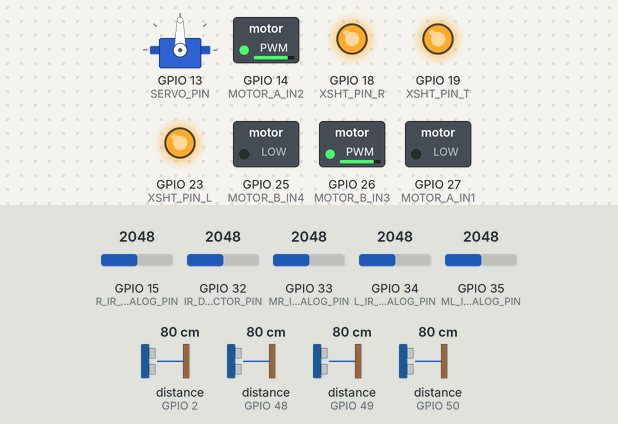
A sketch run on a simulated ESP32. Shown: servo, switched loads named in the sketch (green lamp = pin HIGH), output pins drawn as LEDs (lit = HIGH). Wiring (inferred from the names in the program): ultrasonic range finder: trigger GPIO 4; echo GPIO 2. The inputs (shaded band) are chosen by the test bench; at power-on: distance to the obstacle (sensors on GPIO 2, GPIO 48, GPIO 49, GPIO 50) 80 cm, GPIO 32 (IR_DETECTOR_PIN) = 2048, GPIO 15 (R_IR_ANALOG_PIN) = 2048, GPIO 33 (MR_IR_ANALOG_PIN) = 2048, GPIO 34 (L_IR_ANALOG_PIN) = 2048, GPIO 35 (ML_IR_ANALOG_PIN) = 2048. The echo pulse lasts 58.3 µs per cm; pins used as bus, display or sensor lines are not drawn; what the sketch prints to the serial monitor is not drawn.

Above: at 8.18 s.
8.4 s: distance to the obstacle (sensor on GPIO 2) set to 30 cm
11.4 s: distance to the obstacle (sensor on GPIO 2) set to 24 cm
At 12.4 s:
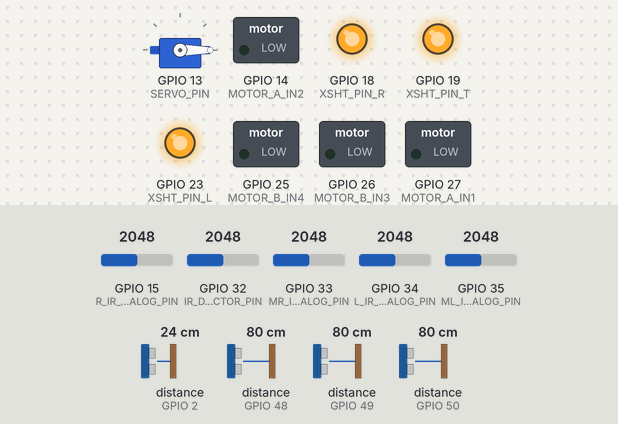
14.4 s: GPIO 32 (IR_DETECTOR_PIN) set to 1956
At 16.5 s:
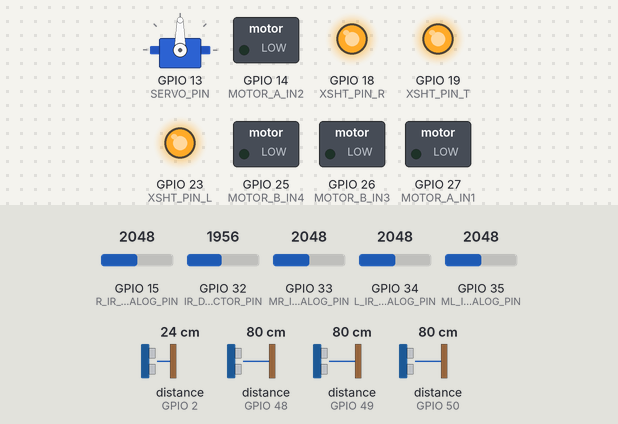
16.8 s: GPIO 32 (IR_DETECTOR_PIN) set to 2040
At 18.8 s:
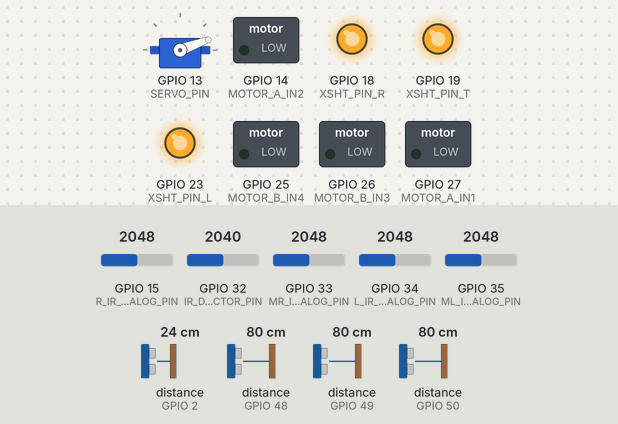
19.2 s: distance to the obstacle (sensor on GPIO 2) set to 27 cm
At 21.48 s:
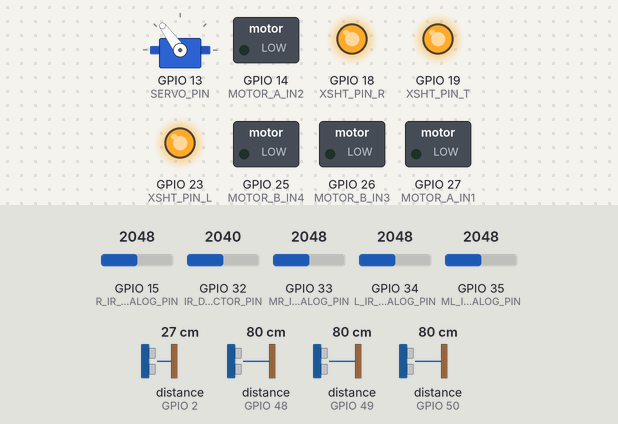
22.2 s: distance to the obstacle (sensor on GPIO 48) set to 2 cm
At 24.8 s:
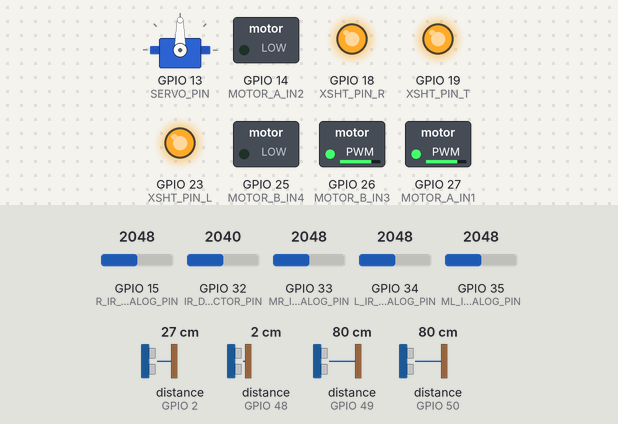
Timing chart, 0 to 38.2 s (numbered marks = the images above; inputs shaded):
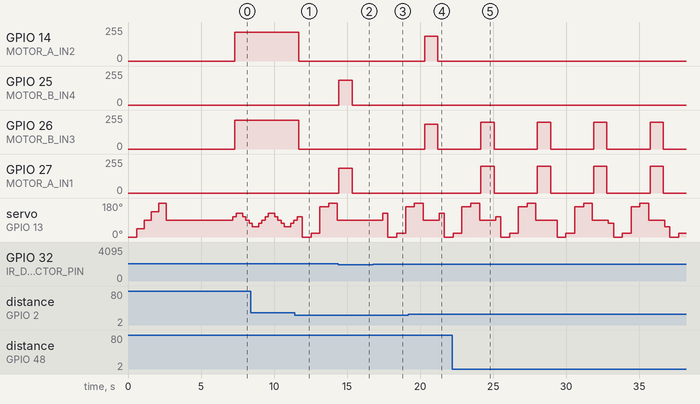

Measured:
- the behaviour switches between 28 and 27 cm on distance to the obstacle (sensor on GPIO 2) (found by bisection; images 0 and 1)
- the behaviour switches between 2000 and 1999 on GPIO 32 (IR_DETECTOR_PIN) (found by bisection; images 1 and 2)
- the behaviour switches between 24 and 25 cm on distance to the obstacle (sensor on GPIO 2) (found by bisection; images 3 and 4)
- after the input at 11.4 s, GPIO 14 (MOTOR_A_IN2), GPIO 26 (MOTOR_B_IN3): 214/255 → 0/255 after 0.28 s
- after the input at 14.4 s, servo on GPIO 13 (SERVO_PIN): stays 90° (without the input it goes to 126° after 1.0 s)
- after the input at 16.8 s, servo on GPIO 13 (SERVO_PIN): 90° → 126° after 0.65 s, → 0° 0.35 s later, → 20° 0.60 s later, → 160° 0.60 s later
- after the input at 19.2 s, GPIO 14 (MOTOR_A_IN2), GPIO 26 (MOTOR_B_IN3): 0/255 → 186/255 after 1.1 s, → 0/255 0.90 s later; GPIO 25 (MOTOR_B_IN4), GPIO 27 (MOTOR_A_IN1): stays 0/255 (without the input it goes to 186/255 after 1.1 s)
- after the input at 22.2 s, GPIO 25 (MOTOR_B_IN4): stops changing and stays 0/255; GPIO 26 (MOTOR_B_IN3): alternates 199/255 for 0.90 s and 0/255 for 3.0 s, starting after 2.0 s

The sketch:

avoid_update.ino
```cpp
/* ***********************************************************
 * LIBRARIES
 *************************************************************/
#include <Wire.h> // for vl530l0x
#include "Adafruit_VL53L0X.h" // for vl530l0x
#include <ESP32Servo.h> // for the servo
#include <IRremote.hpp> // IR detection

/* ***********************************************************
 * ESP32 PINS USED
 *************************************************************/
/* vl530l0x xshut pins - 3.3V */
#define XSHT_PIN_L  23
#define XSHT_PIN_R  18
#define XSHT_PIN_T  19
//#define SDA 21 // BLUE  / ORANGE
//#define SCL 22 // GREEN / YELLOW
/* ultrasonic's pins - 5V */
#define TRIG_PIN    4 // yellow
#define ECHO_PIN    2 // green

/* servo pin - 5V*/
#define SERVO_PIN   13
/* DRV8833 motor input/control pins */
#define MOTOR_A_IN1 27 // AIN1
#define MOTOR_A_IN2 14 // AIN2
#define MOTOR_B_IN3 26 // BIN1
#define MOTOR_B_IN4 25 // BIN2
/*IR obstacle detector pins - 3.3V*/
#define L_IR_ANALOG_PIN 34
#define R_IR_ANALOG_PIN 15
#define MR_IR_ANALOG_PIN 33
#define ML_IR_ANALOG_PIN 35
/*IR Light Detector - 3.3V*/
#define IR_DETECTOR_PIN 32

/* ***********************************************************
 * MOTOR VARIABLES
 *************************************************************/
// PWM properties: channels 0-7 = high speed, 8-15 = low speed
const int PWM_RES =   8;
const int PWM_FREQ =  20000;
const int PWM_CH_A1 = 12;
const int PWM_CH_A2 = 13;
const int PWM_CH_B1 = 14;
const int PWM_CH_B2 = 15;

// speed, turn, and stop
const unsigned long STOP_TIME = 250;
const unsigned long POST_TURN_STOP_TIME = 100;
const int TURN_TIME = 900;
const int TURN_90DEG_TIME = 800;
const int SPEED_MAX = 215; // line following turns
const int SPEED_MIN = 187; // 180 isnt enough for A/L. 185 has some issues
int speed_now = SPEED_MIN; //

/* ***********************************************************
 * VL53L0X related variables
 *************************************************************/
// addresses
#define TOF_L_ADDRESS 0x30
#define TOF_R_ADDRESS 0x31
#define TOF_T_ADDRESS 0x32

// objects for the vl53l0x
Adafruit_VL53L0X left_TOF;
Adafruit_VL53L0X right_TOF;
Adafruit_VL53L0X top_TOF;

/* ***********************************************************
 * Object and Turn Variables
 *************************************************************/
int min_obs = 0;
const int OBSTACLE_DISTANCE = 275; // apply both for TOF and ultrasonic
enum ObjectState {
  OBJECT_MONITORING,
  OBJECT_TURNING,
};
ObjectState objectState = OBJECT_MONITORING;
unsigned long objectStateStartedAt;

// servo related
Servo servo;
int pos = 90; // 0-180, start at 90deg aka forwards
bool isCW = true; // to control sweeo direction
const int POS_INC = 18; // the dif between each stopped position
const int POS_ANG = 36; // +/- from 90deg
const int POS_INTERVAL = 70; //20ms is the fastest the servo can go
// 10, 40, 40 was previous values
unsigned long servoPrevMillis = 0; // used to time sweep increments

/* ***********************************************************
 * LINE FOLLOWING VARIABLES
 *************************************************************/
const int LEFT_LINE_THRESHOLD   = 300; // high 200 -> 1100s
const int MIDDLE_L_LINE_THRESHOLD = 300; // low 300s -> 3700s
const int MIDDLE_R_LINE_THRESHOLD = 500; // low 300s -> 3700s
const int RIGHT_LINE_THRESHOLD  = 1000; // high 200 -> 800s


int L_lineAnalog, R_lineAnalog, MR_lineAnalog, ML_lineAnalog;
bool lineAlreadyFound = false;
bool leftOnLine = false;
bool rightOnLine = false;
bool middleRightOnLine = false;
bool middleLeftOnLine = false;


unsigned long linePrevMillis = 0;
const int LINE_INTERVAL = 1000;

bool isLightOn = false;
unsigned long lightLastOnMillis = 0;

/* ***********************************************************
* SETUP functions
*************************************************************/
void setup_motors(){
  // Set all the motor control pins to outputs
  pinMode(MOTOR_A_IN1, OUTPUT);
  pinMode(MOTOR_A_IN2, OUTPUT);
  pinMode(MOTOR_B_IN3, OUTPUT);
  pinMode(MOTOR_B_IN4, OUTPUT);

  // Configure PWM for motor speed control using new API
  //bool ledcAttachChannel(uint8_t pin, uint32_t freq, uint8_t resolution, int8_t channel);
  ledcAttachChannel(MOTOR_A_IN1, PWM_FREQ, PWM_RES, PWM_CH_A1);
  ledcAttachChannel(MOTOR_A_IN2, PWM_FREQ, PWM_RES, PWM_CH_A2);
  ledcAttachChannel(MOTOR_B_IN3, PWM_FREQ, PWM_RES, PWM_CH_B1);
  ledcAttachChannel(MOTOR_B_IN4, PWM_FREQ, PWM_RES, PWM_CH_B2);

  // Turn off motors - Initial state
  motorA(0);
  motorB(0);

  Serial.println("! --- Both motors are set up! ---");
}

void setup_obsAvoidance(){
  // configure the trigger pin to output mode
  pinMode(TRIG_PIN, OUTPUT);
  // configure the echo pin to input mode
  pinMode(ECHO_PIN, INPUT);

  // set servo input pin
  servo.attach(SERVO_PIN);
  //build up the capacitors a bit first
  for(int angle = 0; angle <=180; angle+=45){
    servo.write(angle); delay(500);
  }
  // set it to face forward/centre/90deg
  servo.write(pos); delay(500);
  Serial.print(F("Pin is at ")); Serial.println(pos);

  Serial.println("! --- Obstacle Avoidance sensors are set up! ---");
}

void setup_tof(){
  // configure xshut pins
  pinMode(XSHT_PIN_L, OUTPUT);
  pinMode(XSHT_PIN_R, OUTPUT);
  pinMode(XSHT_PIN_T, OUTPUT);

  // set xshuts low to indicate address rewrite
  Serial.println(F("Shutdown pins initiated..."));
  digitalWrite(XSHT_PIN_L, LOW);
  digitalWrite(XSHT_PIN_R, LOW);
  digitalWrite(XSHT_PIN_T, LOW);
  Serial.println(F("Both in reset mode...(pins are low)"));

  // all reset
  digitalWrite(XSHT_PIN_L, LOW);
  digitalWrite(XSHT_PIN_R, LOW);
  digitalWrite(XSHT_PIN_T, LOW);
  delay(10);

  // activating LEFT
  digitalWrite(XSHT_PIN_L, HIGH);
  delay(10);
  while(!left_TOF.begin(TOF_L_ADDRESS)) {
    Serial.print(F("xx Failed to boot LEFT VL53L0X... "));
  }
  Serial.println(" ");
  Serial.println(F(" -- Booted LEFT VL53L0X successfully!"));
  delay(10);

  // activating TOP
  digitalWrite(XSHT_PIN_T, HIGH);
  delay(10);
  while(!top_TOF.begin(TOF_T_ADDRESS)) {
    Serial.println(F("xx Failed to boot OBSTACLE VL53L0X"));
  }
  Serial.println(" ");
  Serial.println(F(" -- Booted TOP VL53L0X successfully!"));
  delay(10);

  // activating RIGHT
  digitalWrite(XSHT_PIN_R, HIGH);
  delay(10);
  while(!right_TOF.begin(TOF_R_ADDRESS)) {
    Serial.println(F("xx Failed to boot RIGHT VL53L0X"));
  }
  Serial.println(" ");
  Serial.println(F(" -- Booted RIGHT VL53L0X successfully! "));
  delay(10);

  // start continuous ranging
  left_TOF.startRangeContinuous();
  right_TOF.startRangeContinuous();
  top_TOF.startRangeContinuous();

  Serial.println(" ! --- All 3 VL53L0X sensors are connected! ---");
}

void setup_lineIR(){
  analogSetPinAttenuation(L_IR_ANALOG_PIN, ADC_11db);
  analogSetPinAttenuation(R_IR_ANALOG_PIN, ADC_11db);
  analogSetPinAttenuation(MR_IR_ANALOG_PIN, ADC_11db);
  analogSetPinAttenuation(ML_IR_ANALOG_PIN, ADC_11db);

  //try IR receiver module
  //IrReceiver.begin(IR_DETECTOR_PIN , ENABLE_LED_FEEDBACK);
  //pinMode(IR_DETECTOR_PIN, INPUT);
  analogSetPinAttenuation(IR_DETECTOR_PIN, ADC_11db);

  Serial.println(" ! --- Line IR sensors AND receiver are set up! ---");
}


/*==============================================================================================*/
void setup() {
  Serial.begin(115200);
  Serial.println("----- Starting Edge Detection RC !!! ----------------");
  delay(100); // allow me to switch to serial monitor

  setup_motors();
  setup_lineIR();
  setup_obsAvoidance();// pos=90
  setup_tof();

  Serial.println(" ! --- Wait 4 seconds...   -----------------------");
  delay(4000); // let me react
}
/*==============================================================================================*/

void loop(){
  // needed for turn timing
  unsigned long now = millis();

  // handle any obstacle dodging first ========================================================
  if (objectState == OBJECT_TURNING) {
    // if its within the turning time
    if (now - objectStateStartedAt <= TURN_TIME) {
      Serial.print(F(" ^ currently turning!"));
      return;
    }
    else{
      stop(); delay(POST_TURN_STOP_TIME);
      Serial.println(" ^ Stopped turning!");
      objectState = OBJECT_MONITORING;
      objectStateStartedAt = now;
      return;
    }
  }//

  // when the IR light is detected on the left, stop until it is off
  /*
  if(IrReceiver.decode()) {
    stop(); delay(10);

    do{
      Serial.print("!!!!IR signal detected");
      IrReceiver.resume();
      delay(100);
    } while(IrReceiver.decode());

    delay(300);
  }*/

  int IR_light = analogRead(IR_DETECTOR_PIN);
  Serial.print("IR: "); Serial.print(IR_light);

  if(IR_light < 2000 || isLightOn){
    //isLightOn = true;
    delay(1000);
    //lightLastOnMillis = now;
    Serial.print(" | LIGHT : ");
    Serial.print(analogRead(IR_DETECTOR_PIN));
    return;
  }

  // check for obstacles by obstaining the min distance of all ===============================
  // sweep servo and ODA
  // - move servo once it is greater, and reset time
  if (now - servoPrevMillis >= POS_INTERVAL) {
    servoPrevMillis = now;

    if(pos < (90+POS_ANG) && isCW){
      pos += POS_INC;
    } else if (pos == (90+POS_ANG) && isCW){
      isCW = false;
      //pos += POS_INC;
    } else if(pos > (90-POS_ANG) && !isCW){
      pos -= POS_INC;
    } else if(pos == (90-POS_ANG) && !isCW){
      isCW = true;
      //pos -= POS_INC;
    }
    servo.write(pos);
    //Serial.print("pos: "); Serial.print(pos);
  }
  //get the distance, regardless if the servo moved or not
  min_obs = checkObstacles();

  // movement logic tree ========================================================================
  if ( min_obs > OBSTACLE_DISTANCE ) {
    // if nothing blocking, move forward
    moveForward(speed_now);
    objectState = OBJECT_MONITORING;

    //check and do line following logic as well -------------------------------------------------
    L_lineAnalog  = analogRead(L_IR_ANALOG_PIN);
    R_lineAnalog = analogRead(R_IR_ANALOG_PIN);
    MR_lineAnalog = analogRead(MR_IR_ANALOG_PIN);
    ML_lineAnalog = analogRead(ML_IR_ANALOG_PIN);

    leftOnLine = isOnLine(L_lineAnalog, LEFT_LINE_THRESHOLD);
    rightOnLine = isOnLine(R_lineAnalog, RIGHT_LINE_THRESHOLD);
    middleRightOnLine = isOnLine(MR_lineAnalog, MIDDLE_R_LINE_THRESHOLD);
    middleLeftOnLine = isOnLine(ML_lineAnalog, MIDDLE_L_LINE_THRESHOLD);

    Serial.print(" ||| L IR: "); Serial.print(L_lineAnalog);
    Serial.print(" | ML IR: "); Serial.print(ML_lineAnalog);
    Serial.print(" | MR IR: "); Serial.print(MR_lineAnalog);
    Serial.print(" | R IR: "); Serial.print(R_lineAnalog);

    Serial.print("   ||   L line on?: "); Serial.print(leftOnLine);
    Serial.print(" | ML line on?: "); Serial.print(middleLeftOnLine);
    Serial.print(" | MR line on?: "); Serial.print(middleRightOnLine);
    Serial.print(" | R line on?: "); Serial.println(rightOnLine);

    // very left
    if(leftOnLine && !middleLeftOnLine && !middleRightOnLine && !rightOnLine){//1000
      turnLeftOnSpot(SPEED_MIN+8); //delay(50);
      //Serial.println("On the line - going left");
    }
    //little left
    else if(!leftOnLine && middleLeftOnLine && !middleRightOnLine && !rightOnLine ) {//0100
      turnLeftOnSpot(SPEED_MIN); //delay(50);
      //Serial.println("On the line -  going right");
    }
    // little right
    else if(!leftOnLine && !middleLeftOnLine && middleRightOnLine && !rightOnLine){//0010
      turnRightOnSpot(SPEED_MIN); //elay(150);
      //Serial.println("On the line - going left");
      //lineAlreadyFound = true;
    }
    // very right
    else if(!leftOnLine && !middleLeftOnLine && !middleRightOnLine && rightOnLine) {//0001
      turnRightOnSpot(SPEED_MIN+8); //delay(150);
    }
    // sharp turns
    else if(leftOnLine && middleLeftOnLine && !middleRightOnLine && !rightOnLine ){//1100
      turnLeftOnSpot(SPEED_MAX); //delay(100);
    }
    else if(!leftOnLine && !middleLeftOnLine && middleRightOnLine && rightOnLine){
      turnRightOnSpot(SPEED_MAX); //delay(100);
    }
    // super sharp tunrs
    else if(leftOnLine && middleLeftOnLine && middleRightOnLine ){//1100
      turnLeftOnSpot(SPEED_MAX); delay(110);
    }
    else if(middleLeftOnLine && middleRightOnLine && rightOnLine){
      turnRightOnSpot(SPEED_MAX); delay(110);
    }
    // WEIRD sharp tunrs
    else if(leftOnLine && middleRightOnLine){//1100
      turnLeftOnSpot(SPEED_MAX); delay(150);
    }
    else if(middleLeftOnLine && rightOnLine){
      turnRightOnSpot(SPEED_MAX); delay(150);
    }
  }// END NO OBSTACLE / LINE IF SIDE
  // obstacle detected, handle it over anything else
  else{
    stop(); delay(STOP_TIME);
    Serial.print(" ! STOP ! : ");

    // change states
    objectState = OBJECT_TURNING;
    lineAlreadyFound = false;

    //  look right and left for all turns
    float distanceR = checkRight();//1000
    //servo.write(90); delay(500); // in between to reduce s
    float distanceL = checkLeft();//1000
    servo.write(90); delay(100); // in between to reduce s

    // record the state change time now
    objectStateStartedAt = millis();//now + 2000 + 100; // now doesnt update. have to manually add

    Serial.print("OBJECT found at: "); Serial.println(pos);
    //Serial.print(" | left: "); Serial.print(distanceL);
    //Serial.print(" | right: "); Serial.println(distanceR);

    if (distanceR >= distanceL && distanceR > OBSTACLE_DISTANCE*0.7)
      turnRightOnSpot(SPEED_MIN);
    else if (distanceL >= distanceR && distanceL > OBSTACLE_DISTANCE*0.7)
      turnLeftOnSpot(SPEED_MIN);
    else
      moveBackwards(SPEED_MIN+13);

  }// END MOVEMENT LOGIC TREE

}


/*========================================= HELPERS ========================================*/

/* ***********************************************************
 * LINE FOLLOWING FUNCTIONS
 *************************************************************/
bool isOnLine(int value, int threshold) {
  if (value >= threshold)
    return true;
  else
    return false;
}

void getLineIR(){
  L_lineAnalog = analogRead(L_IR_ANALOG_PIN);
  Serial.print("L IR analog value: ");  Serial.print(L_lineAnalog);

  R_lineAnalog = analogRead(R_IR_ANALOG_PIN);
  Serial.print(" | R IR analog value: ");  Serial.print(R_lineAnalog);

  MR_lineAnalog = analogRead(MR_IR_ANALOG_PIN);
  Serial.print(" | M IR analog value: ");  Serial.println(MR_lineAnalog);
}


/* ***********************************************************
 * OBSTACLE AVOIDANCE FUNCTIONS
 *************************************************************/
float checkRight(){
  float r1 = look(0); //500
  float r2 = look(20); //500
  float distanceR = min(r1, r2);
  return distanceR;
}
float checkLeft(){
  float l1 = look(160); //500
  float l2 = look(180); //500
  float distanceL = min(l1, l2);
  return distanceL;
}

float look(int angle){
  // turn to specified angle to look for objects
  servo.write(angle); delay(500);

  // get and return min distance found
  return checkObstacles();
}

float checkObstacles(){
  // get all distances
  float distances[4];
  distances[0] = pingUltrasonic();
  distances[1] = float(   getToF_top() );
  distances[2] = float( getToF_right() );
  distances[3] = float(  getToF_left() );

  // find the smallest of them all
  float min_distance = INT_MAX;
  //Serial.print(" us | top | R | L --" );
  for(int i = 0; i < 4 ; i++){
    //Serial.print(" | ");  Serial.print(distances[i]); Serial.print(" mm");
    if( distances[i] <= min_distance )
      min_distance = distances[i] ;
  }
  //Serial.print(" | min is:" ); Serial.println(min_distance);

  return min_distance;
}

float pingUltrasonic(){
  // ping trigger
  digitalWrite(TRIG_PIN, LOW);
  delayMicroseconds(2);
  digitalWrite(TRIG_PIN, HIGH);
  delayMicroseconds(10);
  digitalWrite(TRIG_PIN, LOW);

  // measure duration of pulse from ECHO pin
  float duration_us = pulseIn(ECHO_PIN, HIGH);
  // calculate the distance
  float distance_mm = 0.017 * duration_us * 10.0; // x10 for cm to mm

  return distance_mm;
}
// tof distance functions for each
int getToF_top(){
  if(top_TOF.isRangeComplete()){
    return top_TOF.readRangeResult();
  }

  else
    return min_obs;
}
int getToF_right(){
  if(right_TOF.isRangeComplete())
    return right_TOF.readRangeResult();
  else
    return min_obs;
}
int getToF_left(){
  if(left_TOF.isRangeComplete())
    return left_TOF.readRangeResult();
  else
    return min_obs;
}


/* ***********************************************************
  * MOTOR CONTROL - MOVEMENT FUNCTIONS
  *************************************************************/
// NOTE:
// - MotorA is LEFT -> clockwise=forward,
// - MotorB is RIGHT -> CounterCW=forward
// - both turns are on the spot i.e. rotate on its center

// Drive one channel with a signed speed:
//   speed > 0  -> forward (PWM on the first pin)
//   speed < 0  -> reverse (PWM on the second pin)
//   speed = 0  -> coast   (both pins LOW)
void driveChannel(int pinA, int pinB, int speed) {
  speed = constrain(speed, -255, 255);
  if (speed > 0) {
    ledcWrite(pinA, 0);
    ledcWrite(pinB, speed);
  } else if (speed < 0) {
    ledcWrite(pinA, -speed);
    ledcWrite(pinB, 0);
  } else {
    ledcWrite(pinA, 0);
    ledcWrite(pinB, 0);
  }
}

void motorA(int speed) {
  driveChannel(MOTOR_A_IN1, MOTOR_A_IN2, speed);
}
void motorB(int speed) {
  driveChannel(MOTOR_B_IN3, MOTOR_B_IN4, speed);
}

void accelerate(int speedA, int speedB, int stepDelay) {
  int curA = 0, curB = 0;
  while(curA != speedA || curB != speedB) {
    if(curA < speedA) curA = min(curA + 5, speedA);
    if(curA > speedA) curA = max(curA - 5, speedA);
    if(curB < speedB) curB = min(curB + 5, speedB);
    if(curB > speedB) curB = max(curB - 5, speedB);
    motorA(curA);
    motorB(curB);
    delay(stepDelay);
  }
}

void moveForward(int speed){
  motorA(speed);
  motorB(speed);
  //Serial.println("Moving Forward");
}
void moveBackwards(int speed){
  motorA(-speed);
  motorB(-speed);
  Serial.println("Moving Backwards");
}
void turnRightOnSpot(int speed){
  // LEFT/A wheel forwards
  motorA(-speed);
  // RIGHT/B wheel backwards
  motorB(speed);
  Serial.println("Turning Right");
}
void turnLeftOnSpot(int speed){
  // LEFT/A wheel backwards
  motorA(speed);
  // RIGHT/B wheel forwards
  motorB(-speed);
  Serial.println("Turning Left");
}
void turnRightForward(int speed){
  // LEFT/A wheel forwards
  motorA(speed);
  // RIGHT/B wheel backwards
  motorB(0);
  Serial.println("Turning Right");
}
void turnLeftForward(int speed){
  // LEFT/A wheel backwards
  motorA(0);
  // RIGHT/B wheel forwards
  motorB(speed);
  Serial.println("Turning Left");
}
// Turn off motors
void stop() {
  motorA(0);
  motorB(0);
  Serial.println("Coast stopping");
}

void testMotorDirections(){
  moveForward(speed_now);      delay(10000);
  stop(); delay(1000);
  moveBackwards(speed_now);    delay(10000);
  stop(); delay(1000);
  turnRightOnSpot(speed_now);  delay(10000);
  stop(); delay(1000);
  turnLeftOnSpot(speed_now);   delay(10000);
  stop(); delay(1000);
  turnRightForward(speed_now); delay(10000);
  stop(); delay(1000);
  turnLeftForward(speed_now);  delay(10000);
  stop(); delay(1000);
}
```
